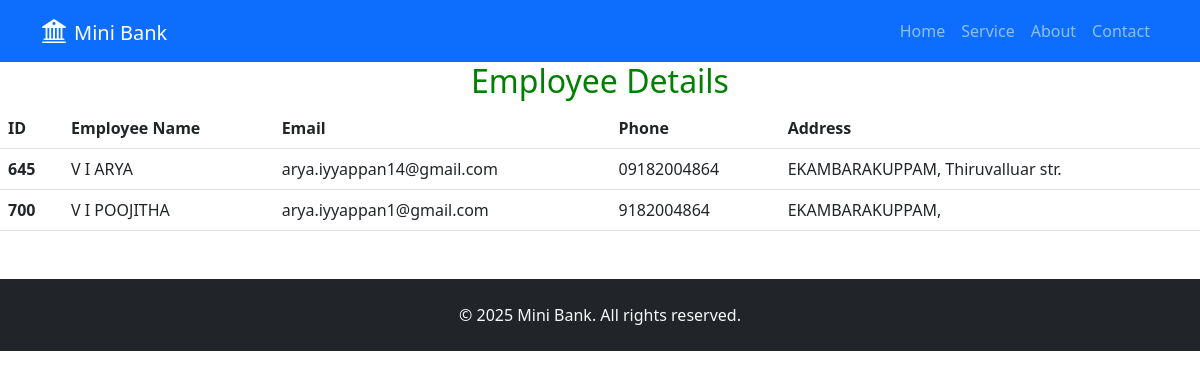
/manager/employee_view, run on the app's committed database.
### Manager/models.py (models this page shows)
class Employee(models.Model):
    Employee_Id=models.IntegerField()
    Employee_Name=models.CharField(max_length=30)
    Employee_Email=models.EmailField()
    Employee_Password=models.CharField(max_length=10)
    Employee_Mobile=models.CharField(max_length=10)
    Employee_Address=models.TextField()
    Employee_login=models.DateField()

### Manager/views.py (the view)
def employee_view(request):
    details=Employee.objects.all()
    return render(request,'view_employee.html',{'details':details})

### templates/view_employee.html (shortened to what this page needs)
{% extends 'base.html' %}
{% load static %}
{% block content %}
{% if details %}
  <h2 align="center" style="color: green;"> Employee Details </h2>
  <table class="table table-hover">
    <thead>
      <tr>
        <th scope="col">ID</th>
        <th scope="col">Employee Name</th>
        <th scope="col">Email</th>
        <th scope="col">Phone</th>
        <th scope="col">Address</th>
      </tr>
    </thead>
    <tbody>
      {% for x in details %}
      <tr>
        <th scope="row">{{ x.Employee_Id }}</th>
        <td>{{ x.Employee_Name }}</td>
        <td>{{ x.Employee_Email }}</td>
        <td>{{ x.Employee_Mobile}}</td>
        <td>{{ x.Employee_Address }}</td>
      </tr>
      {% endfor %}
    </tbody>
  </table>
{% else %}
  <div class="alert alert-danger alert-dismissible fade show mt-3" role="alert">
    <i class="bi bi-exclamation-triangle-fill me-2"></i>
    <b style="color: #dc3545;">No records found</b>
    <button type="button" class="btn-close" data-bs-dismiss="alert" aria-label="Close"></button>
  </div>
{% endif %}
{% endblock content %}

### data on the page
Employee: Employee_Id "645", Employee_Name "V I ARYA", Employee_Email "arya.iyyappan14@gmail.com", Employee_Mobile "09182004864", Employee_Address "EKAMBARAKUPPAM, Thiruvalluar str."
Employee: Employee_Id "700", Employee_Name "V I POOJITHA", Employee_Email "arya.iyyappan1@gmail.com", Employee_Mobile "9182004864", Employee_Address "EKAMBARAKUPPAM,"
